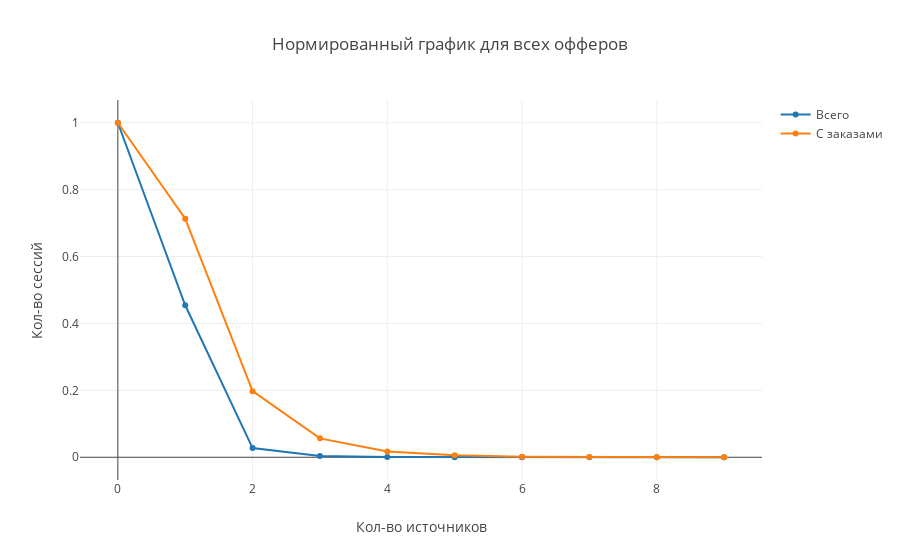

Notebook cell for this chart:
### Code cell
draw3All()

### Figure 1 — Plotly figure (JSON) as saved in the notebook; plotly's stock layout.template omitted (floating-point values rounded to 4 significant figures)
{"data": [{"name": "Всего", "type": "scatter", "x": [0, 1, 2, 3, 4, 5, 6, 7, 8, 9], "y": [1, 0.4544, 0.02734, 0.00362, 0.0006561, 0.0001599, 4.366e-05, 1.474e-05, 2.835e-06, 1.701e-06]}, {"name": "С заказами", "type": "scatter", "x": [0, 1, 2, 3, 4, 5, 6, 7, 8, 9], "y": [1, 0.7131, 0.1975, 0.05646, 0.0169, 0.005884, 0.001252, 0.0006259, 0.0002504, 0]}], "layout": {"title": "Нормированный график для всех офферов", "xaxis": {"title": "Кол-во источников"}, "yaxis": {"title": "Кол-во сессий"}}}
